Frame 1 (no input): blank canvas, image omitted
Frame 60 (the mouse pressed at the canvas centre just before this capture): blank canvas, image omitted
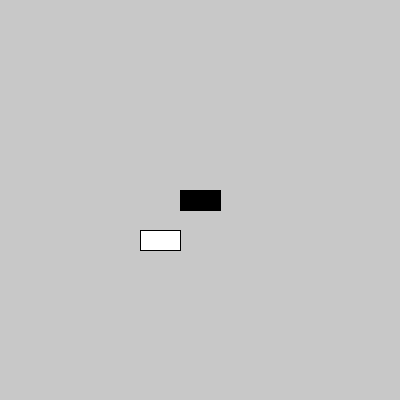
Frame 120 (the mouse held since frame 60 and released just before this capture)

The Processing sketch whose frames 1 and 60 were blank and that drew this single picture after the mouse press (run headless with seeded random() and noise(); from frame 60 on, the mouse is pressed at the canvas centre):

// Processing sketch: processing_60546
// ── processing_60546.pde

void setup () {
  size (400,400);
  
  rectMode (CENTER);

background (200);
}

void draw () {

if(mousePressed){
  fill (0);
  rect (mouseX, mouseY, 40,20);
  fill (255);
    rect (mouseX-40,mouseY+40,40,20);
  
}
}
